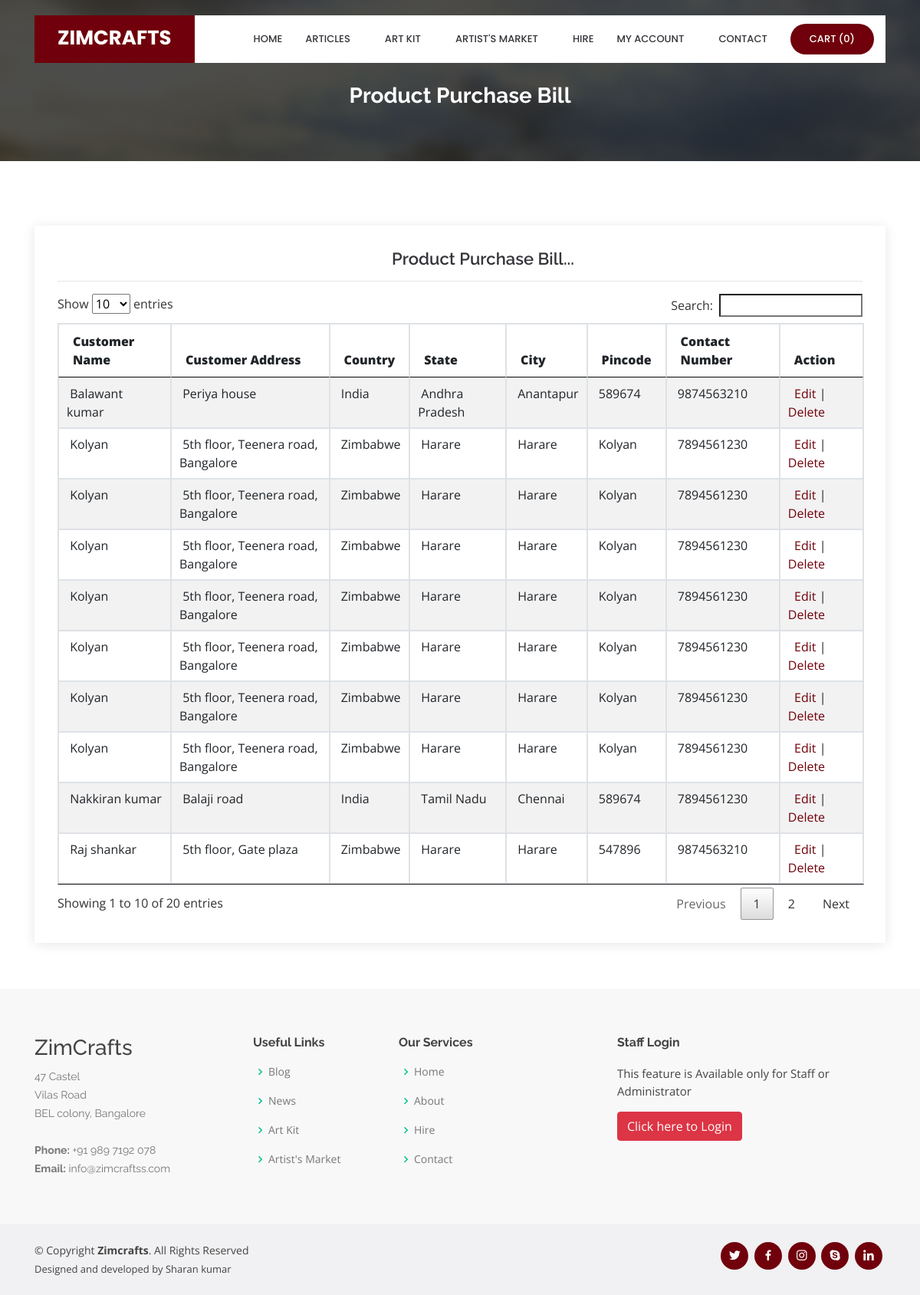
/viewProductpurchasebill.php, run on the app's committed database.
### tables this page shows
CREATE TABLE `product_purchase_bill` (
  `product_purchase_bill_id` int(10) NOT NULL,
  `customer_id` int(10) NOT NULL,
  `country_id` int(10) NOT NULL,
  `state_id` int(10) NOT NULL,
  `city_id` int(10) NOT NULL,
  `customer_name` varchar(25) NOT NULL,
  `customer_address` text NOT NULL,
  `pincode` varchar(10) NOT NULL,
  `customer_contact_number` varchar(15) NOT NULL,
  `purchase_date` date NOT NULL,
  `status` varchar(10) NOT NULL,
  `payment_type` varchar(25) NOT NULL,
  `payment_description` text NOT NULL,
  `artist_id` int(10) NOT NULL
);

CREATE TABLE `country` (
  `country_id` int(10) NOT NULL,
  `country` varchar(25) NOT NULL,
  `description` text NOT NULL,
  `status` varchar(10) NOT NULL
);

CREATE TABLE `state` (
  `state_id` int(10) NOT NULL,
  `country_id` int(10) NOT NULL,
  `state` varchar(25) NOT NULL,
  `description` text NOT NULL,
  `status` varchar(10) NOT NULL
);

CREATE TABLE `city` (
  `city_id` int(10) NOT NULL,
  `country_id` int(10) NOT NULL,
  `state_id` int(10) NOT NULL,
  `city` varchar(25) NOT NULL,
  `description` text NOT NULL,
  `status` varchar(10) NOT NULL
);

### viewProductpurchasebill.php (the view, shortened to what this page needs)
<?php
include("header.php");
include("dbconnection.php");
?>
  <main id="main">
    <section id="cta" class="cta">
      <div class="container">
        <div class="text-center" data-aos="zoom-in">
		<br><br>
          <h3>Product Purchase Bill</h3>
        </div>
      </div>
    </section>
    <section id="contact" class="contact">
      <div class="container">
        <div class="row">
          <div class="col-lg-12" data-aos="fade-up" data-aos-delay="100">
            <div class="info mt-4 ">
		<center><h4>Product Purchase Bill...</h4></center><hr>
<?php
							$sql = "SELECT * FROM product_purchase_bill";
							  $qsql = mysqli_query($con,$sql);
							if(mysqli_num_rows($qsql)  == 0)
									{
										echo "<center>There is no Product purchase bill to display!!</center>";
									}
									else
									{
										?>
							<table ID="datatable" class="table table-striped table-bordered"  style="width:100%">
								<THEAD>
							  <tr>
						      <th><strong>Customer Name</strong></th>
						      <th><strong>Customer Address</strong></th>
						      <th><strong>Country</strong></th>
						      <th><strong>State</strong></th>
						      <th><strong>City</strong></th>
						      <th><strong>Pincode</strong></th>
						      <th><strong>Contact Number</strong></th>
                               <th><strong>Action</strong></th>
						      </tr>
								</THEAD>
								<TBODY>
                              <?php
							  while($rs = mysqli_fetch_array($qsql))
							  {
								   $sql1 = "SELECT * FROM country WHERE country_id='$rs[country_id]'";
								  $qsql1 = mysqli_query($con,$sql1);
								  $rs1 = mysqli_fetch_array($qsql1);
							      $sql2 = "SELECT * FROM state WHERE state_id='$rs[state_id]'";
								  $qsql2 = mysqli_query($con,$sql2);
								  $rs2 = mysqli_fetch_array($qsql2);
								  $sql3 = "SELECT * FROM city WHERE city_id='$rs[city_id]'";
								  $qsql3 = mysqli_query($con,$sql3);
								  $rs3 = mysqli_fetch_array($qsql3);
							  echo "
							  <tr>
						      <td>&nbsp;$rs[customer_name]</td>
						      <td>&nbsp;$rs[customer_address]</td>
						      <td>&nbsp;$rs1[country]</td>
						      <td>&nbsp;$rs2[state]</td>
						      <td>&nbsp;$rs3[city]</td>
						      <td>&nbsp;$rs[pincode]</td>
						      <td>&nbsp;$rs[customer_contact_number]</td>
							    <td>&nbsp;  <a href='Productpurchasebill.php?editid=$rs[product_purchase_bill_id]'>Edit</a> |  <a href='viewProductpurchasebill.php?deleteid=$rs[product_purchase_bill_id]'onclick='return delconfirm()'>Delete</a></td>
						      </tr>";
							  }
							  ?>
								</TBODY>
						  </table>
						<?php
						 }
						?>
            </div>
		  </div>
        </div>
      </div>
    </section>
  </main>
<?php
include("footer.php");
?>

### assets/css/style.css (style rules this page uses)
body { font-family: "Open Sans", sans-serif; color: #444444; }
a { color: #70000b; }
h1, h2, h3, h4, h5, h6 { font-family: "Raleway", sans-serif; }
section { padding: 60px 0; overflow: hidden; }
.cta { background: linear-gradient(rgba(2, 2, 2, 0.7), rgba(0, 0, 0, 0.7)), url("../img/cta-bg.jpg") fixed center center; background-size: cover; padding: 60px 0; }
.cta h3 { color: #fff; font-size: 28px; font-weight: 700; }
.contact .info { padding: 30px; width: 100%; background: #fff; box-shadow: 0px 2px 15px rgba(0, 0, 0, 0.1); }
.contact .info h4 { padding: 0 0 0 60px; font-size: 22px; font-weight: 600; margin-bottom: 5px; color: #36343a; }

### data on the page
product_purchase_bill: customer_name "Kolyan", customer_address "5th floor, Teenera road, Bangalore", country.country "Zimbabwe", state.state "Harare", city.city "Harare", pincode "Kolyan", customer_contact_number "7894561230"
product_purchase_bill: customer_name "Kolyan", customer_address "5th floor, Teenera road, Bangalore", country.country "Zimbabwe", state.state "Harare", city.city "Harare", pincode "Kolyan", customer_contact_number "7894561230"
product_purchase_bill: customer_name "Kolyan", customer_address "5th floor, Teenera road, Bangalore", country.country "Zimbabwe", state.state "Harare", city.city "Harare", pincode "Kolyan", customer_contact_number "7894561230"
product_purchase_bill: customer_name "Kolyan", customer_address "5th floor, Teenera road, Bangalore", country.country "Zimbabwe", state.state "Harare", city.city "Harare", pincode "Kolyan", customer_contact_number "7894561230"
product_purchase_bill: customer_name "Kolyan", customer_address "5th floor, Teenera road, Bangalore", country.country "Zimbabwe", state.state "Harare", city.city "Harare", pincode "Kolyan", customer_contact_number "7894561230"
product_purchase_bill: customer_name "Kolyan", customer_address "5th floor, Teenera road, Bangalore", country.country "Zimbabwe", state.state "Harare", city.city "Harare", pincode "Kolyan", customer_contact_number "7894561230"
product_purchase_bill: customer_name "Kolyan", customer_address "5th floor, Teenera road, Bangalore", country.country "Zimbabwe", state.state "Harare", city.city "Harare", pincode "Kolyan", customer_contact_number "7894561230"
product_purchase_bill: customer_name "Raj shankar", customer_address "5th floor, Gate plaza", country.country "Zimbabwe", state.state "Harare", city.city "Harare", pincode "547896", customer_contact_number "9874563210"
product_purchase_bill: customer_name "Balawant kumar", customer_address "Periya house", country.country "India", state.state "Andhra Pradesh", city.city "Anantapur", pincode "589674", customer_contact_number "9874563210"
product_purchase_bill: customer_name "Nakkiran kumar", customer_address "Balaji road", country.country "India", state.state "Tamil Nadu", city.city "Chennai", pincode "589674", customer_contact_number "7894561230"

### other printed values
mysqli_num_rows($qsqlproduct_purchase_record) "0"
